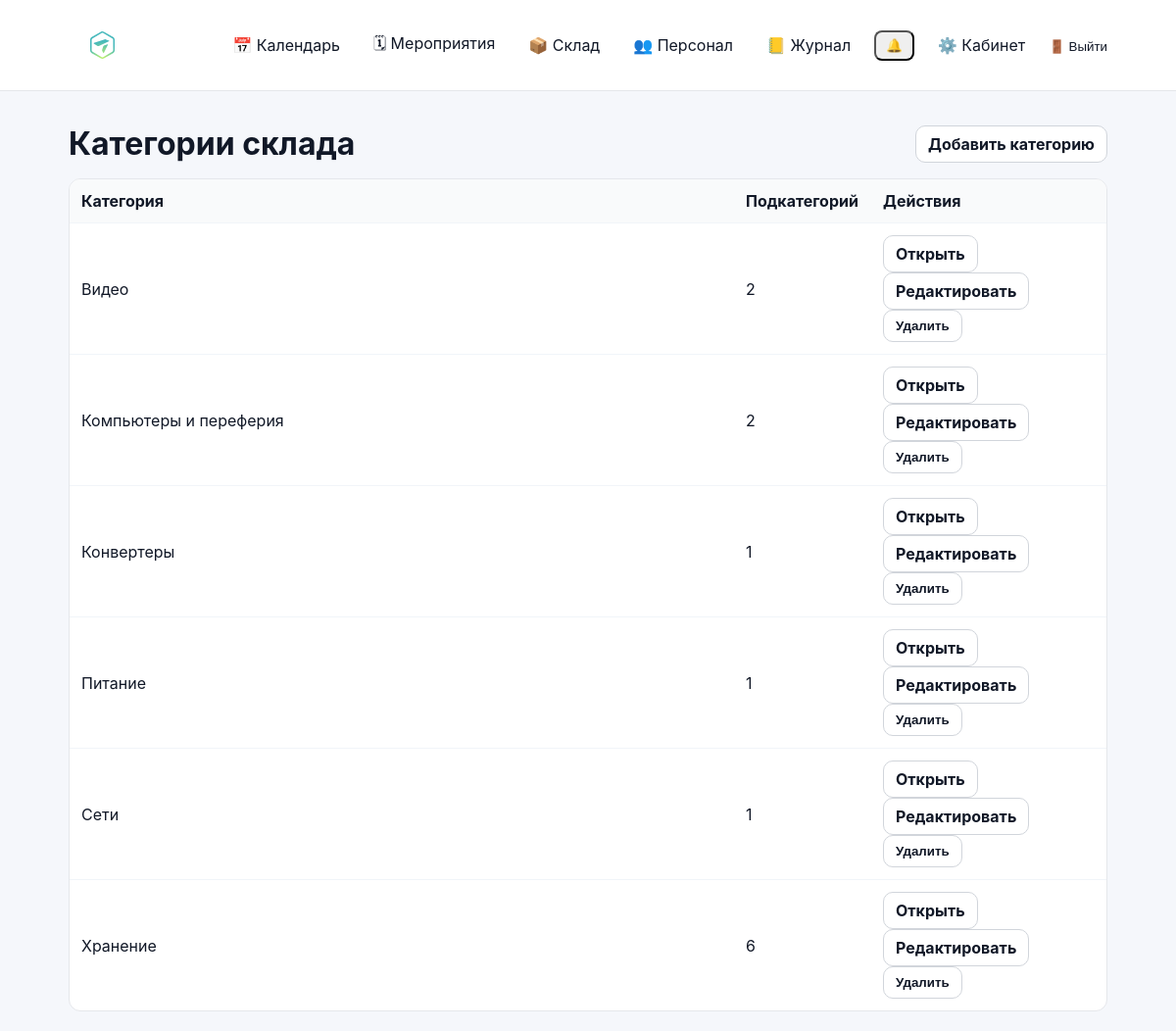
The page /warehouse/categories/ (signed in) on the database its author committed.
### inventory/models.py (models this page shows, shortened)
class StockCategory(models.Model):
    name = models.CharField(max_length=100, unique=True)
    class Meta:
        verbose_name = "Категория склада"
        verbose_name_plural = "Категории склада"
        ordering = ["name", "id"]

### inventory/warehouse_views.py (the view)
# urls.py: path("warehouse/categories/", warehouse_views.stock_category_list_view, name="stock_category_list"),
@login_required
def stock_category_list_view(request):
    if not can_view_stock(request.user):
        return _forbidden()
    categories = StockCategory.objects.all().order_by("name")
    return render(
        request,
        "inventory/warehouse/categories/list.html",
        {
            "categories": categories,
            "can_manage": can_edit_inventory(request.user),
        },
    )

### accounts/context_processors.py (called while the page is built)
def authz_flags(request):
    user = getattr(request, "user", None)
    return {
        "can_manage_staff": can_manage_staff(user),
        "can_edit_event_card": can_edit_event_card(user),
        "can_edit_event_equipment": can_edit_event_equipment(user),
        "can_edit_inventory": can_edit_inventory(user),
        "can_view_stock": can_view_stock(user),
    }

### accounts/permissions.py (called while the page is built)
def _ok(user) -> bool:
    return bool(user and user.is_authenticated)

def is_super(user) -> bool:
    return bool(_ok(user) and getattr(user, "is_superuser", False))

def can_manage_staff(user) -> bool:
    return is_super(user) or (_ok(user) and user.has_perm("accounts.manage_staff"))

def can_edit_inventory(user) -> bool:
    return is_super(user) or (_ok(user) and user.has_perm("inventory.manage_inventory"))

def can_view_stock(user) -> bool:
    return is_super(user) or (_ok(user) and (user.has_perm("inventory.manage_inventory") or user.has_perm("events.edit_event_card")))

def can_edit_event_card(user) -> bool:
    return is_super(user) or (_ok(user) and user.has_perm("events.edit_event_card"))

def can_edit_event_equipment(user) -> bool:
    return is_super(user) or (_ok(user) and user.has_perm("events.edit_event_equipment"))

### inventory/templates/inventory/warehouse/categories/list.html (shortened to what this page needs)
{% extends "base.html" %}
{% block content %}
<div style="max-width: 1100px; margin: 0 auto;">
  <div style="display:flex; align-items:center; justify-content:space-between; gap:12px; margin: 16px 0;">
    <h1 style="margin:0;">Категории склада</h1>
    {% if can_manage %}
      <a class="btn" href="{% url 'stock_category_add' %}">Добавить категорию</a>
    {% endif %}
  </div>
  <div style="background:#fff; border:1px solid #e5e7eb; border-radius:12px; overflow:hidden;">
    <table style="width:100%; border-collapse:collapse;">
      <thead>
        <tr style="background:#f9fafb; text-align:left;">
          <th style="padding:12px;">Категория</th>
          <th style="padding:12px; width:140px;">Подкатегорий</th>
          <th style="padding:12px; width:240px;">Действия</th>
        </tr>
      </thead>
      <tbody>
        {% for c in categories %}
          <tr style="border-top:1px solid #f1f5f9;">
            <td style="padding:12px;">
              <a href="{% url 'stock_category_detail' c.id %}">{{ c.name }}</a>
            </td>
            <td style="padding:12px;">{{ c.subcategories.count }}</td>
            <td style="padding:12px;">
              <a class="btn" href="{% url 'stock_category_detail' c.id %}">Открыть</a>
              {% if can_manage %}
                <a class="btn" href="{% url 'stock_category_edit' c.id %}">Редактировать</a>
                <form method="post" action="{% url 'stock_category_delete' c.id %}" style="display:inline;">
                  <button class="btn btn-danger" type="submit" onclick="return confirm('Удалить категорию?')">Удалить</button>
                </form>
              {% endif %}
            </td>
          </tr>
        {% empty %}
          <tr><td colspan="3" style="padding:12px; color:#6b7280;">Категорий пока нет.</td></tr>
        {% endfor %}
      </tbody>
    </table>
  </div>
</div>
{% endblock %}

### static/css/base.css (style rules this page uses)
* { box-sizing: border-box; }
html, body { height: 100%; }
body { margin: 0; font-family: -apple-system, BlinkMacSystemFont, "Segoe UI", Roboto, Arial, sans-serif; background: #f5f7fb; color: #111827; }
a { color: inherit; text-decoration: none; }
.btn { display: inline-flex; align-items: center; gap: 8px; padding: 8px 12px; border-radius: 10px; border: 1px solid #d1d5db; background: #ffffff; color: #111827; font-weight: 700; cursor: pointer; text-decoration: none; transition: transform 160ms ease, box-shadow 160ms ease, background 160ms ease, border-color 160ms ease; }

### rows shown on the page
StockCategory: name "Видео", subcategories.count "2"
StockCategory: name "Компьютеры и переферия", subcategories.count "2"
StockCategory: name "Конвертеры", subcategories.count "1"
StockCategory: name "Питание", subcategories.count "1"
StockCategory: name "Сети", subcategories.count "1"
StockCategory: name "Хранение", subcategories.count "6"
